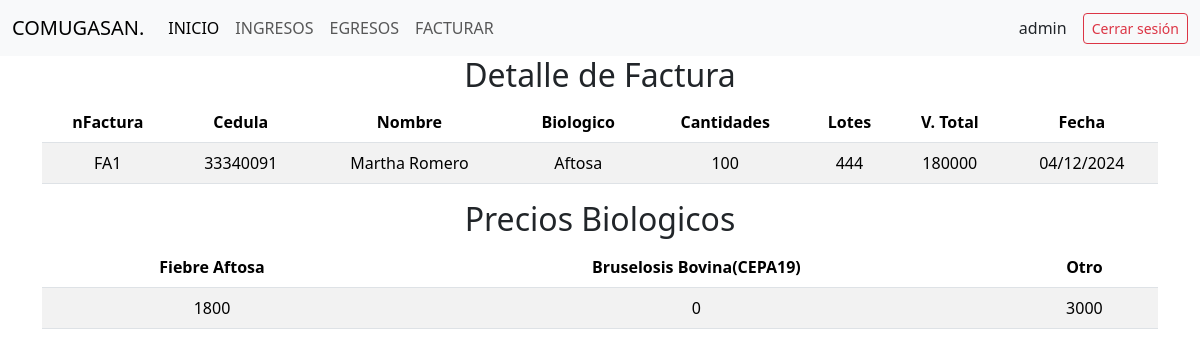
The page /facturar/detalleFactura/FA1/ (signed in) on the database its author committed.
### comite/models.py (models this page shows, shortened)
class Facturar(models.Model):
    nFactura= models.CharField(max_length=10, primary_key=True, editable=False)
    infoAftosa = models.ForeignKey(Biologicos, on_delete=models.CASCADE,null=True,related_name='info_aftosa')
    infoCepa = models.ForeignKey(Biologicos, on_delete=models.CASCADE,null=True,related_name='info_cepa')
    usuario = models.ForeignKey(Usuarios, on_delete=models.CASCADE,null=True)
    cantidad_aftosa = models.IntegerField(default=0)
    cantidad_cepa19 = models.IntegerField(default=0)
    cantidad_total = models.JSONField()
    biologico = models.JSONField()
    lote = models.JSONField()
    laboratorio = models.JSONField()
    valor_total = models.BigIntegerField(default=0)
    valor_pagado = models.IntegerField(default=0)
    valor_pendiente = models.IntegerField(default=0)
    fecha = models.DateTimeField(auto_now_add=True,editable=False)
    estatus = models.CharField(max_length=20,default='PENDIENTE', )

class Usuarios(models.Model):
    cedula = models.IntegerField(primary_key=True)
    nombre_completo = models.CharField(max_length=100)
    direccion = models.CharField(max_length=255)

class Biologicos(models.Model):
    nombre = models.CharField(max_length=100)
    descripcion = models.TextField(max_length=200)
    valorUnidad = models.IntegerField()

### comite/views.py (the view)
# urls.py: path('facturar/detalleFactura/<nFactura>/',views.detalleFactura),
@login_required
def detalleFactura(request,nFactura):
    factura = Facturar.objects.get(nFactura=nFactura)
    return render(request,"facturar/detalleFactura.html",{"factura":factura})

### comite/templates/facturar/detalleFactura.html (shortened to what this page needs)
{% extends "base.html" %}
{% block body %}
<h2 style="text-align: center;">Detalle de Factura</h2>
<div class="table-responsive">
    <table class="table table-striped">
        <thead>
            <tr>
                <th>nFactura</th>
                <th>Cedula</th>
                <th>Nombre</th>
                <th>Biologico</th>
                <th>Cantidades</th>
                <th>Lotes</th>
                <th>V. Total</th>
                <th>Fecha</th>
            </tr>
        </thead>
        <tbody>
            <tr>
                <td>{{factura.nFactura}}</td>
                <td>{{factura.usuario.cedula}}</td>
                <td>{{factura.usuario.nombre_completo}}</td>
                <td>
                    {% for biologico in factura.biologico %}
                        {{ biologico }}<br>
                    {% endfor %}
                </td>
                <td>
                    {% for cantidad in factura.cantidad_total %}
                        {{ cantidad }}<br>
                    {% endfor %}
                </td>
                <td>
                    {% for lote in factura.lote %}
                        {{ lote }}<br>
                    {% endfor %}
                </td>
                <td>{{factura.valor_total}}</td>
                <td>{{factura.fecha|date:"d/m/Y"}}</td>
            </tr>
        </tbody>
</div>
<div class="container">
    <table class="table table-striped" style="margin-left: 0;">
        <h2 style="text-align: center;">Precios Biologicos</h2>
        <thead>
            <tr>
                <th>Fiebre Aftosa</th>
                <th>Bruselosis Bovina(CEPA19)</th>
                <th>Otro</th>
            </tr>
        </thead>
        <tbody>
            <tr>
                <td>{{factura.infoAftosa.valorUnidad}}</td>
                <td>{{factura.infoCepa.valorUnidad}}</td>
                <td>3000</td>
            </tr>
        </tbody>
    </table>
</div>
{% endblock %}

### comite/templates/base.html (shortened to what this page needs)
<!DOCTYPE html>
<html lang="en">
<head>
        {% load static %}
    <link href="https://cdn.jsdelivr.net/npm/bootstrap@5.3.3/dist/css/bootstrap.min.css" rel="stylesheet">
    <link rel="stylesheet" href="https://cdnjs.cloudflare.com/ajax/libs/font-awesome/6.5.2/css/all.min.css"></link>
    <link rel="stylesheet" href="{%  static 'css/ingresos.css' %}">
    <link rel="stylesheet" href="{%  static 'css/facturar.css' %}">
</head>
<body>
    <nav class="navbar navbar-expand-lg bg-body-tertiary">
        <div class="container-fluid">
          <a class="navbar-brand" href="#">COMUGASAN.</a>
          <div class="collapse navbar-collapse" id="navbarSupportedContent">
            <ul class="navbar-nav me-auto mb-2 mb-lg-0">
              <li class="nav-item">
                <a class="nav-link active" aria-current="page" href="/">INICIO</a>
              </li>
              <li class="nav-item">
                <a class="nav-link" href="/ingresos">INGRESOS</a>
              </li>
              <li class="nav-item">
                <a class="nav-link" href="/egresos">EGRESOS</a>
              </li>
              <li class="nav-item">
                <a class="nav-link" href="/facturar">FACTURAR</a>
              </li>
            </ul>
            <div class="d-flex align-items-center">
              {% if user.is_authenticated %}
                  <span class="me-3">{{ user.username }}</span>
                  <form action="{% url 'logout' %}" method="post" class="d-inline">
                      <button type="submit" class="btn btn-outline-danger btn-sm">Cerrar sesión</button>
                  </form>
              {% else %}
                  <a href="{% url 'login' %}" class="btn btn-outline-primary btn-sm">Iniciar sesión</a>
              {% endif %}
          </div>
          </div>
        </div>
      </nav>
      <div class="container">
        {% block body%}
        {% endblock%}
    </div>
</body>
</html>

### comite/static/css/ingresos.css (style rules this page uses)
th, td { text-align: center; vertical-align: middle; }

### rows shown on the page
Facturar: nFactura "FA1", usuario.cedula "33340091", usuario.nombre_completo "Martha Romero", valor_total "180000", fecha "04/12/2024", infoAftosa.valorUnidad "1800", infoCepa.valorUnidad "0"
Biologicos: nombre "Aftosa"

### other values the page prints
{{ user.username }} "admin"
{{ cantidad }} "100"
{{ lote }} "444"
